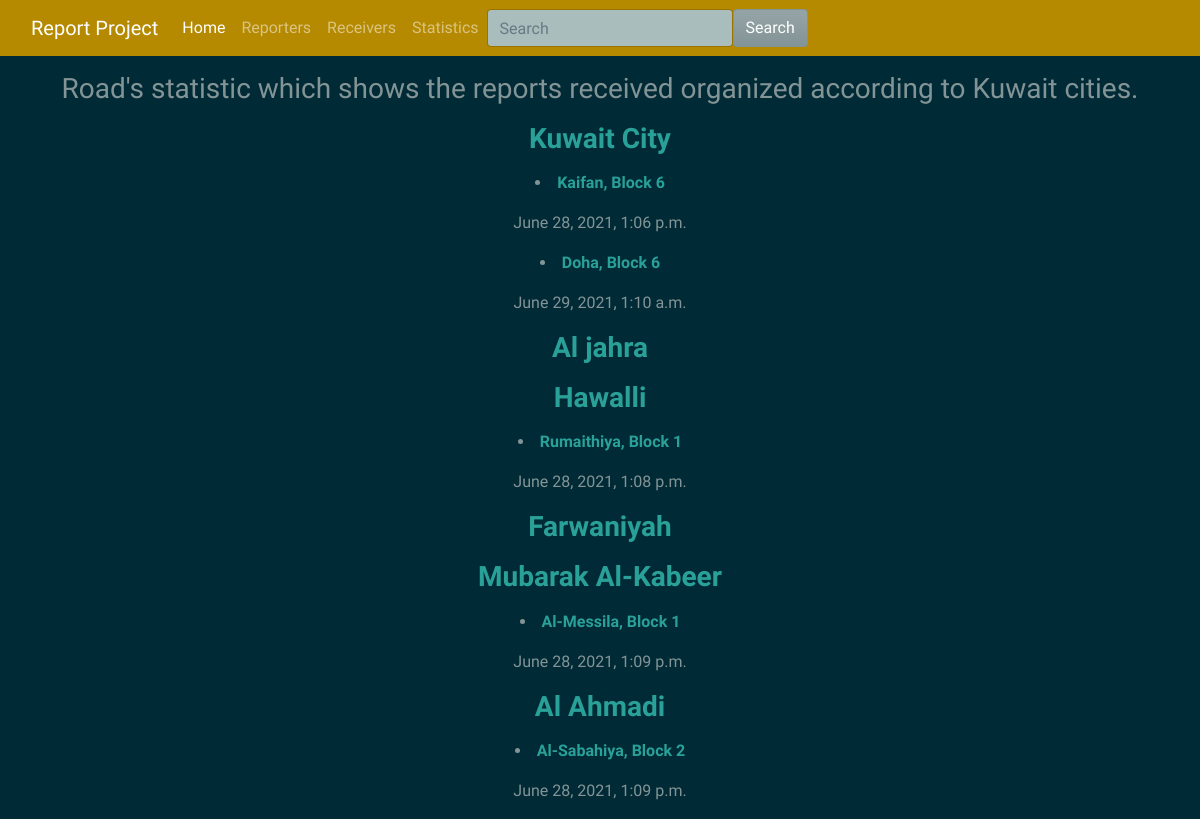
Screenshot of /report/roads/ with the database file from the repository.
### report/models.py (models this page shows, shortened)
class Report(models.Model):
    STATUS = (
        (0,"Two car crash"),
        (1,"Multi car crash"),
        (2,"Car crash with Injury"),
        (3,"Car crash with Death"),
        (4,"Car crash with Fire"),
    )
    LOCATION = (
        (0,"Kuwait City"),
        (1,"Al Jahra"),
        (2,"Hawalli"),
        (3,"Farwaniyah"),
        (4,"Mubarak Al-Kabeer"),
        (5, "Al Ahmadi"),
    )
    RSTATUS = (
        (0,"No Traffic Delays"),
        (1," Medium Amount of Traffic"),
        (2, " Traffic Delays"),
    )
    location = models.IntegerField(choices=LOCATION)
    Accident_Address = models.TextField(null=True, blank=True)
    Accident_Describtion = models.TextField(null=True, blank=True)
    status = models.IntegerField(choices=STATUS)
    created_on = models.DateTimeField(auto_now_add=True)
    RoadStatus = models.IntegerField(choices=RSTATUS, default=0)
    reporter = models.ForeignKey(Reporter, on_delete=models.CASCADE)
    receivers = models.ManyToManyField(Receiver, through='ReportStatus')

### report/views.py (the view)
# urls.py: path('roads/', views.roads, name = "roads"),
def roads(request):
  data={}
  reports = Report.objects.all()
  data['reports'] = reports
  return render(request, "roads.html", context=data)

### report/templates/roads.html (shortened to what this page needs)
{% extends "base.html"%}
{% block content %}
<!DOCTYPE html>
<html lang="en">
<head>
</head>
<body>
 <p><h3> Road's statistic which shows the reports received organized according to Kuwait cities.</h3></p>
  <p><h3><strong><a href="/report/locations/0/"> Kuwait City</a> </h3> </strong></p>
{% for r in reports %}
{% if r.location == 0 %}
  <p><strong><li> <a href="/report/show/report/{{r.id}}/">{{ r.Accident_Address }} </a>
 </strong></p></li><p> {{ r.created_on }} </p>
{% endif %}
{% endfor %}
  <p><h3><strong><a href="/report/locations/1/">Al jahra </a></h3></strong></p>
  <p><h3><strong><a href="/report/locations/2/"> Hawalli </a></h3></strong></p>
{% for r in reports %}
{% if r.location == 2 %}
  <p><strong><li> <a href="/report/show/report/{{r.id}}/">{{ r.Accident_Address }} </a>
 </strong></p></li><p> {{ r.created_on }} </p>
{% endif %}
{% endfor %}
  <p><h3><strong><a href="/report/locations/3/"> Farwaniyah </a></h3></strong></p>
  <p><h3><strong><a href="/report/locations/4/"> Mubarak Al-Kabeer </a></h3></strong></p>
{% for r in reports %}
{% if r.location == 4 %}
  <p><strong><li> <a href="/report/show/report/{{r.id}}/">{{ r.Accident_Address }} </a>
 </strong></p></li><p> {{ r.created_on }} </p>
{% endif %}
{% endfor %}
  <p><h3><strong><a href="/report/locations/5/"> Al Ahmadi </a></h3></strong></p>
{% for r in reports %}
{% if r.location == 5 %}
  <p><strong><li> <a href="/report/show/report/{{r.id}}/">{{ r.Accident_Address }} </a>
 </strong></p></li><p> {{ r.created_on }} </p>
{% endif %}
{% endfor %}
</body>
{% endblock %}

### rows the page displays
Report: Accident_Address "Kaifan, Block 6", created_on "June 28, 2021, 1:06 p.m."
Report: Accident_Address "Doha, Block 6", created_on "June 29, 2021, 1:10 a.m."
Report: Accident_Address "Rumaithiya, Block 1", created_on "June 28, 2021, 1:08 p.m."
Report: Accident_Address "Al-Messila, Block 1", created_on "June 28, 2021, 1:09 p.m."
Report: Accident_Address "Al-Sabahiya, Block 2", created_on "June 28, 2021, 1:09 p.m."
